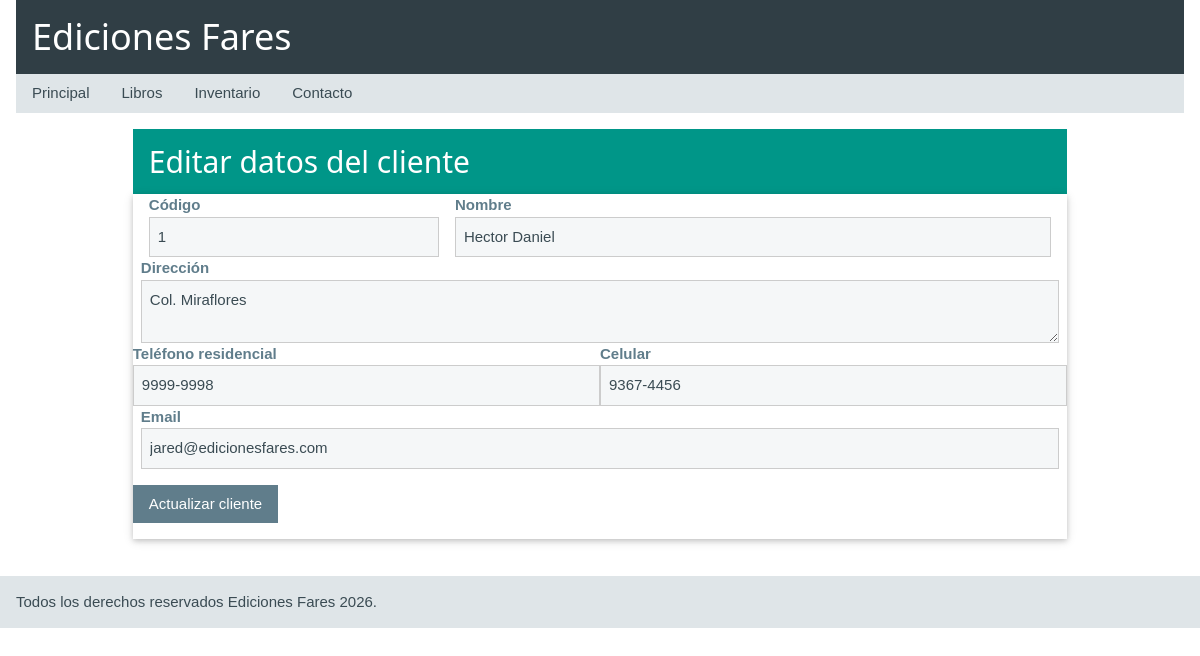
The app's page /editcli.php?idcli=1 with its own data.
### tables this page shows
CREATE TABLE `clientes` (
  `idcli` int(11) NOT NULL AUTO_INCREMENT,
  `nomcli` text NOT NULL,
  `direccli` text DEFAULT NULL,
  `telres_cli` text DEFAULT NULL,
  `telcel_cli` text DEFAULT NULL,
  `email_cli` text DEFAULT NULL,
  PRIMARY KEY (`idcli`)
);

### manipularcli.php (called while the page is built, shortened)
<?php
class modificarcliente extends datospersona
{
    public function ConsultarClientesId()
    {
        $conexion = new Conexion();
        $consulta = $conexion->prepare('SELECT * FROM ' . self::TABLA . ' where
        idcli = :codcli');
        $consulta->bindParam(':codcli', $this->dcodigo);
        $consulta->execute();
        $registros=$consulta->fetchAll(PDO::FETCH_OBJ);
        return $registros;
    }
}

### ConsultarCliente.php (called while the page is built, shortened)
<?php
require_once 'manipularcli.php';
$id = "";
if (isset($_GET['idcli'])) {
    $id = $_GET['idcli'];
}
$Clientes = new modificarcliente($id, null, null, null, null, null);
$listaclientes = $Clientes->ConsultarClientesId();
foreach ($listaclientes as $clienteselec) {
    $codid = $clienteselec->idcli;
    $nombreCli = $clienteselec->nomcli;
    $direccioncli = $clienteselec->direccli;
    $telefonosres = $clienteselec->telres_cli;
    $telefonocel = $clienteselec->telcel_cli;
    $correocli = $clienteselec->email_cli;
}

### editcli.php (the view)
<?php require 'menu.php'; ?>
<?php require_once 'ConsultarCliente.php'; ?>
<main class="w3-row-padding w3-container">
    <div class="w3-mobile w3-section" style="width: 80%; margin: auto;">
        <div class="w3-container w3-teal">
            <h2>Editar datos del cliente</h2>
        </div>
        <form class="w3-card" action="actualizarcli.php" method="post">
            <div class="w3-row-padding">
                <div class="w3-third">
                    <label for="ccod" class="w3-label f-color-texto">
                        <b>Código</b>
                    </label>
                    <input class="w3-input w3-border fcolor-l5"
                    type="text"
                    placeholder="id del cliente"
                    id="ccod"
                    name="ccodigo"
                    value="<?php echo $codid; ?>"
                    required readonly>
                </div>
                <div class="w3-twothird">
                    <label for="nalum" class="w3-label f-color-texto">
                        <b>Nombre</b>
                    </label>
                    <input class="w3-input w3-border fcolor-l5"
                    type="text"
                    id="nalum"
                    name="cnomcliente"
                    placeholder="Nombre del cliente"
                    value="<?php echo $nombreCli; ?>"
                    required autofocus>
                </div>
            </div>
            <div class="w3-row-padding">
                <label for="cdirec" class="w3-label f-color-texto">
                    <b>Dirección</b>
                </label>
                <textarea
                class="w3-input w3-border fcolor-l5"
                id="cdirec"
                name="cdireccion"
                placeholder="Dirección"><?php echo $direccioncli; ?></textarea>
            </div>
            <div class="w3-half">
                <label for="ctel" class="w3-label f-color-texto">
                    <b>Teléfono residencial</b>
                </label>
                <input
                class="w3-input w3-border fcolor-l5"
                type="tel"
                id="ctel"
                name="ctelcasa"
                placeholder="Teléfono residencial"
                value="<?php echo $telefonosres; ?>"
                required>
            </div>
            <div class="w3-half">
                <label for="ccel" class="w3-label f-color-texto">
                    <b>Celular</b>
                </label>
                <input
                class="w3-input w3-border fcolor-l5"
                type="tel"
                id="ccel"
                name="ccelular"
                placeholder="Teléfono celular"
                value="<?php echo $telefonocel; ?>">
            </div>
            <div class="w3-row-padding">
                <label for="cemail" class="w3-label f-color-texto">
                    <b>Email</b>
                </label>
                <input
                class="w3-input w3-border fcolor-l5"
                type="email"
                id="cemail"
                name="cemail"
                placeholder="Correo electrónico"
                value="<?php echo $correocli; ?>">
            </div>
            <button
            class="w3-btn w3-blue-grey w3-section"
            name="cactualizar">
                Actualizar cliente
            </button>
        </form>
    </div>
</main>
<?php require 'pie_pagina.php'; ?>

### EstilosCssF/dcoloresf.css (style rules this page uses)
.fcolor-l5 { color:#3a4b53 !important; background-color:#f5f7f8 !important; }
.f-color-texto { color:#607d8b !important; }

### EstilosCssF/w3.css (style rules this page uses)
*,*:before,*:after { box-sizing:inherit }
html { -ms-text-size-adjust:100%;-webkit-text-size-adjust:100% }
body { margin:0 }
article,aside,details,figcaption,figure,footer,header,main,menu,nav,section { display:block }
b,strong { font-weight:bolder }
button,input,select,textarea,optgroup { font:inherit;margin:0 }
button,input { overflow:visible }
button,select { text-transform:none }
button,[type=button],[type=reset],[type=submit] { -webkit-appearance:button }
textarea { overflow:auto }
html,body { font-family:Verdana,sans-serif;font-size:15px;line-height:1.5 }
html { overflow-x:hidden }
h2 { font-size:30px }
h1,h2,h3,h4,h5,h6 { font-family:"Segoe UI",Arial,sans-serif;font-weight:400;margin:10px 0 }
.w3-btn,.w3-button { border:none;display:inline-block;padding:8px 16px;vertical-align:middle;overflow:hidden;text-decoration:none;color:inherit;background-color:inherit;text-align:center;cursor:pointer;white-space:nowrap }
.w3-btn,.w3-button { -webkit-touch-callout:none;-webkit-user-select:none;-khtml-user-select:none;-moz-user-select:none;-ms-user-select:none;user-select:none }
.w3-input { padding:8px;display:block;border:none;border-bottom:1px solid #ccc;width:100% }
.w3-container:after,.w3-container:before,.w3-panel:after,.w3-panel:before,.w3-row:after,.w3-row:before,.w3-row-padding:after,.w3-row-padding:before, .w3-cell-row:before,.w3-cell-row:after,.w3-clear:after,.w3-clear:before,.w3-bar:before,.w3-bar:after { content:"";display:table;clear:both }
.w3-col,.w3-half,.w3-third,.w3-twothird,.w3-threequarter,.w3-quarter { float:left;width:100% }
@media (min-width:601px) { .w3-col.m4,.w3-third { width:33.33333% } }
@media (min-width:601px) { .w3-col.m6,.w3-half { width:49.99999% } }
@media (min-width:601px) { .w3-col.m8,.w3-twothird { width:66.66666% } }
.w3-row-padding,.w3-row-padding>.w3-half,.w3-row-padding>.w3-third,.w3-row-padding>.w3-twothird,.w3-row-padding>.w3-threequarter,.w3-row-padding>.w3-quarter,.w3-row-padding>.w3-col { padding:0 8px }
.w3-container,.w3-panel { padding:0.01em 16px }
.w3-card,.w3-card-2 { box-shadow:0 2px 5px 0 rgba(0,0,0,0.16),0 2px 10px 0 rgba(0,0,0,0.12) }
.w3-border { border:1px solid #ccc!important }
.w3-section,.w3-code { margin-top:16px!important;margin-bottom:16px!important }
.w3-blue-grey,.w3-hover-blue-grey:hover,.w3-blue-gray,.w3-hover-blue-gray:hover { color:#fff!important;background-color:#607d8b!important }
.w3-teal,.w3-hover-teal:hover { color:#fff!important;background-color:#009688!important }

### records on screen
clientes: ccodigo "1", cnomcliente "Hector Daniel", cdireccion "Col. Miraflores", ctelcasa "9999-9998", ccelular "9367-4456", cemail "jared@edicionesfares.com"
